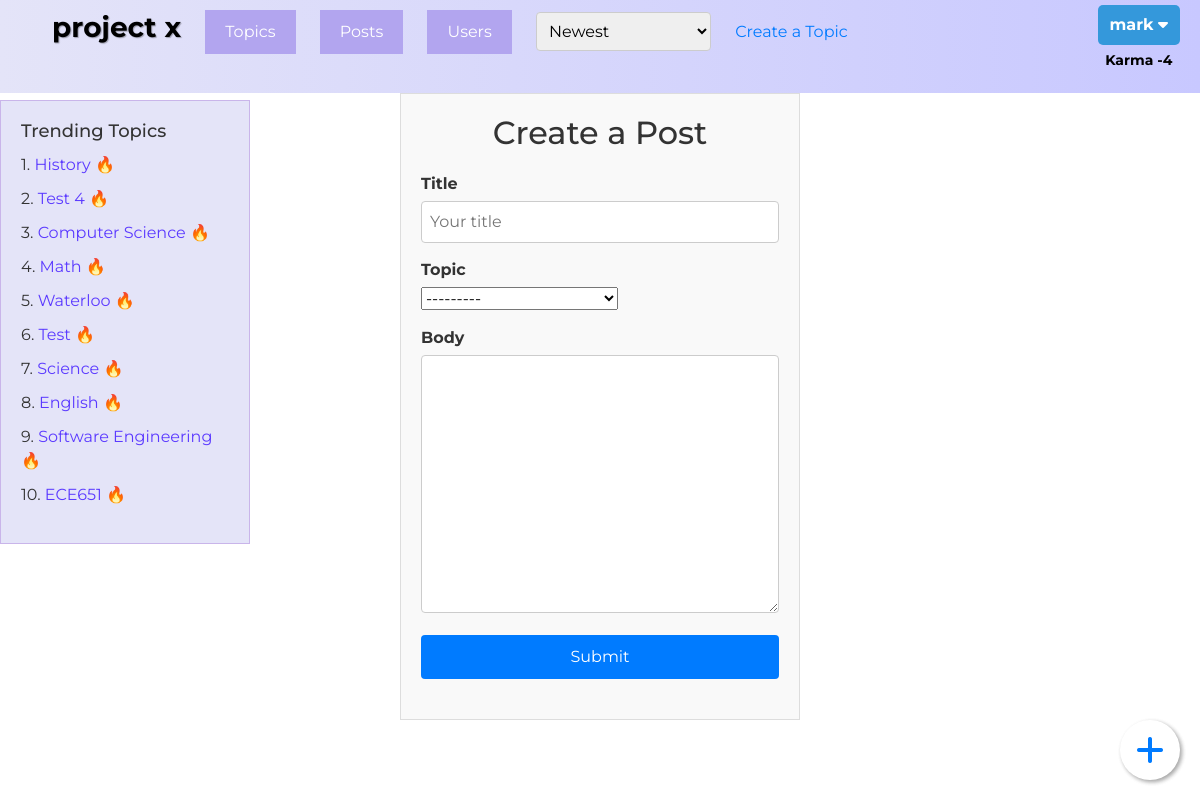
Page /ask/ (signed in) on the committed database.
### QuestionHub/models.py (models this page shows, shortened)
class UserProfile(models.Model):
    id = models.AutoField(primary_key=True, editable=False)
    user = models.OneToOneField(User, on_delete=models.CASCADE)
    bio = models.TextField(default="")
    pic = models.ImageField(upload_to="img", blank=True, null=True)
    friends = models.ManyToManyField(User, related_name='my_friends', blank=True)
    friend_requests = models.ManyToManyField(User, related_name='pending_friend_requests', blank=True) #people who tried to add me
    num_posts = models.IntegerField(default=0)
    num_comments = models.IntegerField(default=0)
    karma = models.IntegerField(default=0)
    total_views = models.IntegerField(default=0)

class Topic(models.Model):
    id = models.AutoField(primary_key=True, editable=False)
    name = models.CharField(max_length=255)
    def __str__(self):
        return self.name

### QuestionHub/views.py (the view, shortened to what this page needs)
# urls.py: path('ask/', views.create_post, name='create_post'),
@login_required(login_url='register')
def create_post(request):
    current_user = request.user
    posts = Post.objects.all().order_by("timestamp")
    topics = Topic.objects.all()
    trending_topics = Topic.objects.annotate(total_views=Sum('post__num_views')).order_by('-total_views')[:10]
    users = User.objects.all()
    form = PostForm()
    context = {
        'all_posts': posts,
        'trending_topics': trending_topics,
        'topics': topics,
        'users': users,
        'form': form,
        'current_user': current_user
    }
    return render(request, 'create_post.html', context)

### QuestionHub/forms.py
class PostForm(forms.ModelForm):
    class Meta:
        model = Post
        fields = ['topic', 'title', 'body']
        widgets = {
            'title': forms.TextInput(attrs={
                'autofocus': True,
                'placeholder': 'Your title'
            })
        }

### QuestionHub/templates/create_post.html (shortened to what this page needs)
{% extends './base.html' %}
{% block post %}
<div class="create-post-Page">
    <h2 class="create-title">Create a Post</h2>
    <form method="POST" action="" class="Post-form">
        <div class="fields">
            <label for="{{ form.title.id_for_label }}">Title</label>
            {{ form.title }}
        </div>
        <div class="fields">
            <label for="{{ form.topic.id_for_label }}">Topic</label>
            {{ form.topic }}
        </div>
        <div class="fields">
            <label for="{{ form.body.id_for_label }}">Body</label>
            {{ form.body }}
        </div>
    <input type="submit" value="Submit" class="submit-button"/>
    </form>
</div>
{% endblock %}

### QuestionHub/templates/navbar.html (shortened to what this page needs)
<nav class="navbar">
    <div class="main-menu">
        <ul>
            <li>
                <a class = "project-x-btn" href="{% url 'home' %}"><b>project x</b></a>
            </li>
            <li>
                {% include 'topic_selection.html' %}
            </li>
            <li>
                {% include 'post_selection.html' %}
            </li>
            <li>
                {% include 'user_selection.html' %}
            </li>
            <li>
                {%include 'ordering.html' %}
            </li>
            {% if current_user.is_authenticated %}
            <li>
                <a href="{% url 'create_topic' %}">Create a Topic</a>
            </li>
            {% endif %}
        </ul>
    </div>
    <div class="user-menu">
        <ul>
            {% if current_user.is_authenticated %}
            <li class="user-dropdown">
                <button class="username-btn">{{ current_user.username }} <i class="fas fa-caret-down"></i></button>
                <span class="karma">Karma {{ current_user.userprofile.karma }}</span>
            </li>
            {% endif %}
        </ul>
    </div>
</nav>

### QuestionHub/templates/sidebar.html
{% if not current_page == 'user_profile' and not current_page == 'my_profile' %}
<div class="sidebar">
    <h2>Trending Topics</h2>
    <ul>
        {% for topic in trending_topics %}
            <li>{{ forloop.counter }}. <a href="{% url 'topic_detail' topic.id %}">{{ topic.name }} 🔥</a></li>
        {% endfor %}
    </ul>
</div>
{%endif%}

### QuestionHub/templates/base.html (style rules this page uses)
body { font-family: 'Montserrat', sans-serif; font-size: 16px; line-height: 1.5; color: #333; }
h1, h2, h3, h4, h5, h6 { margin-top: 0; margin-bottom: 10px; }
a { color: #007bff; text-decoration: none; }
button { border: none; }
.navbar { background: rgb(2,0,36); background: linear-gradient(90deg, rgba(2,0,36,1) 0%, rgba(228,228,248,1) 0%, rgba(200,200,255,1) 100%); padding: 5px 20px; display: flex; justify-content: space-between; align-items: center; }
.project-x-btn { color: #000; font-size: 28px; font-family: 'Montserrat', sans-serif; text-decoration: none; text-shadow: 1px 1px 1px rgba(0, 0, 0, 0.3); }
.main-menu, .user-menu { display: inline-block; margin: 0; padding: 0; list-style: none; }
.main-menu li, .user-menu li { display: inline-block; margin-right: 20px; }
.main-menu li:last-child, .user-menu li:last-child { margin-right: 0; }
.create-post-Page { max-width: 400px; margin: 0 auto; padding: 20px; border: 1px solid #ddd; background-color: #f9f9f9; }
.create-post-Page .create-title { margin-bottom: 20px; text-align: center; }
.create-post-Page .Post-form { margin-bottom: 20px; }
.create-post-Page .fields { margin-bottom: 15px; }
.create-post-Page label { display: block; margin-bottom: 5px; font-weight: bold; }
.create-post-Page input[type="text"], .create-post-Page textarea { width: 100%; padding: 8px; border: 1px solid #ccc; border-radius: 4px; }
.create-post-Page .submit-button { display: block; width: 100%; padding: 10px; background-color: #007bff; color: #fff; border: none; border-radius: 4px; cursor: pointer; transition: background-color 0.3s; }
.submit-button, #cancel-btn { padding: 8px 20px; margin-top: 10px; border: none; background-color: #4caf50; color: #fff; cursor: pointer; border-radius: 5px; }
.sidebar { width: 250px; padding: 20px; background-color: #E4E4F8; border: 1px solid #c9b5ea; position: absolute; top: 100px; left: 0; }
.sidebar h2 { font-size: 18px; margin-bottom: 10px; }
.sidebar ul { list-style-type: none; padding: 0; }
.sidebar ul li { margin-bottom: 10px; }
.sidebar ul li a { text-decoration: none; color: #5b3aff; }
.username-btn { background-color: #3498db; color: #fff; padding: 8px 12px; border: none; border-radius: 5px; cursor: pointer; font-weight: bold; }
.karma { font-size: 14px; font-weight: bold; color: #000; text-align: center; display: block; margin-top: 5px; }

### rows in the picture
Topic: name "History"
Topic: name "Test 4"
Topic: name "Computer Science"
Topic: name "Math"
Topic: name "Waterloo"
Topic: name "Test"
Topic: name "Science"
Topic: name "English"
Topic: name "Software Engineering"
Topic: name "ECE651"

### other values in the picture
{{ current_user.username }} "mark"
{{ current_user.userprofile.karma }} "-4"
